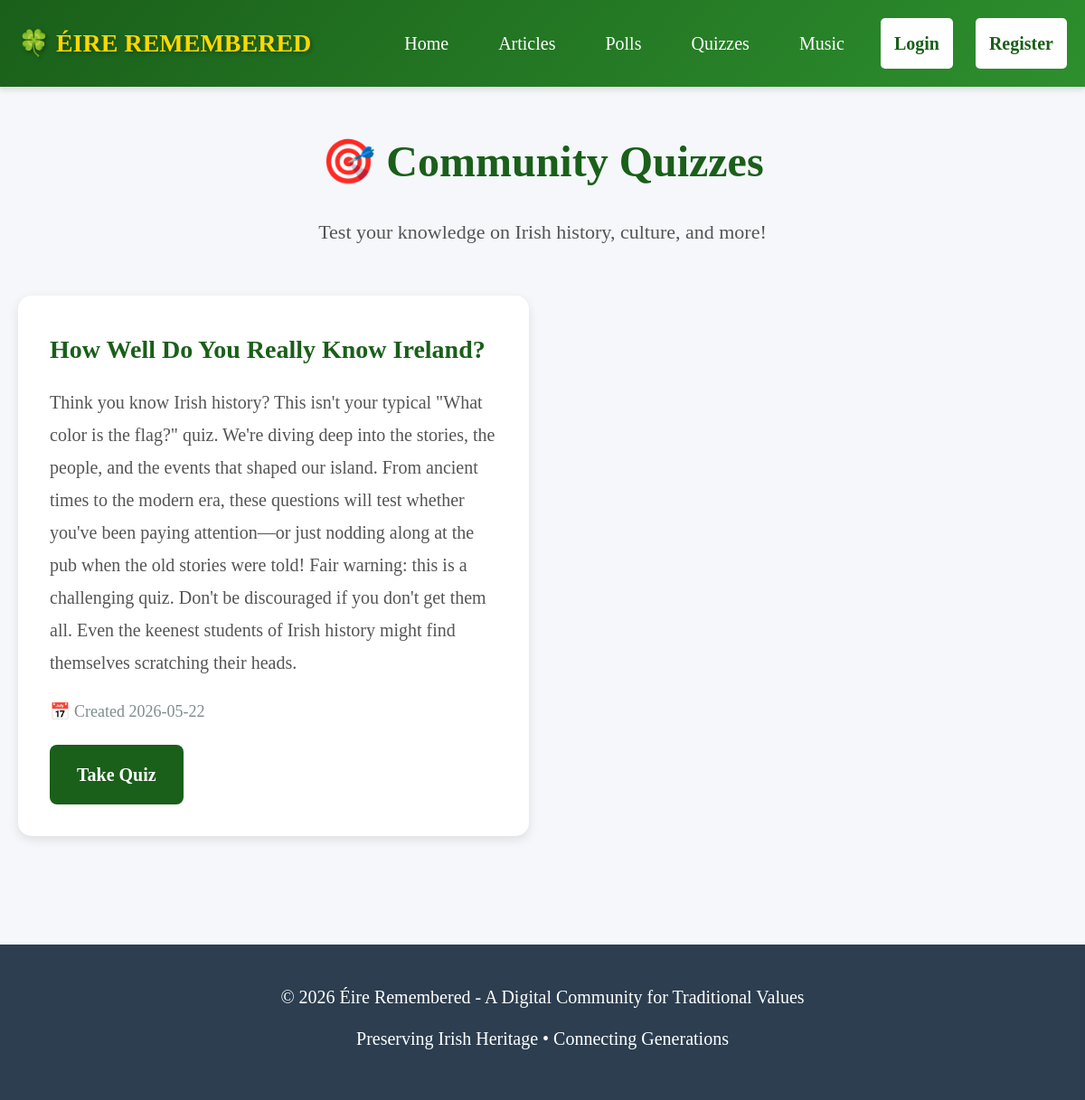
Screenshot of /quizzes with the database file from the repository.
### tables this page shows
CREATE TABLE quizzes (
                id INTEGER PRIMARY KEY AUTOINCREMENT,
                author_id INTEGER NOT NULL,
                title TEXT NOT NULL,
                description TEXT,
                category TEXT DEFAULT 'General Knowledge',
                difficulty TEXT DEFAULT 'Medium',
                time_limit INTEGER DEFAULT 0,
                pass_percentage INTEGER DEFAULT 60,
                is_featured INTEGER DEFAULT 0,
                is_active INTEGER DEFAULT 1,
                created_at TIMESTAMP DEFAULT CURRENT_TIMESTAMP, final_note TEXT,
                FOREIGN KEY (author_id) REFERENCES users(id) ON DELETE CASCADE,
                CONSTRAINT check_difficulty CHECK (difficulty IN ('Easy', 'Medium', 'Hard', 'Expert'))
            );

### eire_web_app.py (the view)
@app.route('/quizzes')
def quizzes():
    db = get_db()
    quizzes = db.execute(
        '''SELECT id, title, description, created_at
           FROM quizzes
           WHERE is_active = 1
           ORDER BY created_at DESC'''
    ).fetchall()
    db.close()
    return render_template('quizzes.html', quizzes=quizzes)

### eire_web_app.py (called while the page is built)
def get_db():
    db = sqlite3.connect(DATABASE)
    db.row_factory = sqlite3.Row
    return db

### templates/quizzes.html (shortened to what this page needs)
{% extends "base.html" %}
{% block content %}
<div class="container">
    <div class="page-header">
        <h1>🎯 Community Quizzes</h1>
        <p>Test your knowledge on Irish history, culture, and more!</p>
    </div>
    {% if quizzes %}
        <div class="quizzes-list">
            {% for quiz in quizzes %}
            <div class="quiz-card">
                <h2 class="quiz-title">{{ quiz.title }}</h2>
                <p class="quiz-description">{{ quiz.description }}</p>
                <div class="quiz-meta">
                    <span>📅 Created {{ quiz.created_at[:10] }}</span>
                </div>
                <a href="{{ url_for('quiz_detail', quiz_id=quiz.id) }}" class="btn btn-primary">Take Quiz</a>
            </div>
            {% endfor %}
        </div>
    {% else %}
        <div class="empty-state">
            <p>No quizzes available right now. Check back soon!</p>
        </div>
    {% endif %}
</div>
{% endblock %}

### static/style.css (style rules this page uses)
* { margin: 0; padding: 0; box-sizing: border-box; }
body { font-family: Georgia, 'Times New Roman', serif; font-size: 20px; line-height: 1.8; color: #2c3e50; background-color: #f5f7fa; }
.container { max-width: 1200px; margin: 0 auto; padding: 0 20px; }
.btn { display: inline-block; padding: 15px 30px; font-size: 20px; font-weight: bold; text-decoration: none; border-radius: 8px; cursor: pointer; border: none; transition: all 0.3s; text-align: center; }
.btn-primary { background: #1a5f1a; color: white; }
.page-header { text-align: center; margin-bottom: 50px; }
.page-header h1 { font-size: 48px; color: #1a5f1a; margin-bottom: 15px; }
.page-header p { font-size: 22px; color: #555; }
.quizzes-list { display: grid; grid-template-columns: repeat(auto-fill, minmax(400px, 1fr)); gap: 30px; }
.quiz-card { background: white; padding: 35px; border-radius: 15px; box-shadow: 0 4px 12px rgba(0,0,0,0.1); transition: transform 0.3s, box-shadow 0.3s; }
.quiz-title { font-size: 28px; color: #1a5f1a; margin-bottom: 15px; }
.quiz-description { font-size: 20px; color: #555; margin-bottom: 20px; }
.quiz-meta { font-size: 18px; color: #7f8c8d; margin-bottom: 20px; }

### rows the page displays
quizzes: title "How Well Do You Really Know Ireland?", description "Think you know Irish history? This isn't your typical \"What color is the flag?\" quiz. We're diving deep into the stories, the people, and the events that shaped our island. From ancient times to the modern era, these questions will test whether you've been paying attention—or just nodding along at the pub when the old stories were told! Fair warning: this is a challenging quiz. Don't be discouraged if you don't get them all. Even the keenest students of Irish history might find themselves scratching their heads.", created_at "2026-05-22"
